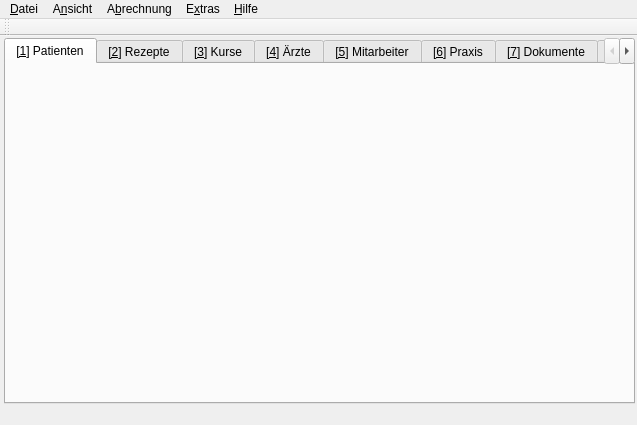
<?xml version="1.0" encoding="UTF-8"?>
<ui version="4.0">
 <class>openphysioClass</class>
 <widget class="QMainWindow" name="openphysioClass">
  <property name="geometry">
   <rect>
    <x>0</x>
    <y>0</y>
    <width>637</width>
    <height>425</height>
   </rect>
  </property>
  <property name="windowTitle">
   <string>OpenPhysio</string>
  </property>
  <property name="windowIcon">
   <iconset resource="images/images.qrc">
    <normaloff>:/favicon.png</normaloff>:/favicon.png</iconset>
  </property>
  <widget class="QWidget" name="centralwidget">
   <layout class="QGridLayout">
    <property name="leftMargin">
     <number>4</number>
    </property>
    <property name="topMargin">
     <number>0</number>
    </property>
    <property name="rightMargin">
     <number>2</number>
    </property>
    <property name="bottomMargin">
     <number>2</number>
    </property>
    <property name="horizontalSpacing">
     <number>2</number>
    </property>
    <property name="verticalSpacing">
     <number>0</number>
    </property>
    <item row="0" column="0">
     <widget class="QWidget" name="mainPanel" native="true">
      <layout class="QGridLayout" name="gridLayout_3">
       <property name="leftMargin">
        <number>0</number>
       </property>
       <property name="topMargin">
        <number>2</number>
       </property>
       <property name="rightMargin">
        <number>0</number>
       </property>
       <property name="bottomMargin">
        <number>0</number>
       </property>
       <item row="0" column="0">
        <widget class="QTabWidget" name="tabWidget">
         <property name="sizePolicy">
          <sizepolicy hsizetype="Expanding" vsizetype="Expanding">
           <horstretch>0</horstretch>
           <verstretch>0</verstretch>
          </sizepolicy>
         </property>
         <property name="currentIndex">
          <number>0</number>
         </property>
         <widget class="QWidget" name="tabPatients">
          <attribute name="title">
           <string>[&amp;1] Patienten</string>
          </attribute>
          <layout class="QGridLayout"/>
         </widget>
         <widget class="QWidget" name="tabReceipes">
          <attribute name="title">
           <string>[&amp;2] Rezepte</string>
          </attribute>
          <layout class="QGridLayout"/>
         </widget>
         <widget class="QWidget" name="tabCourses">
          <attribute name="title">
           <string>[&amp;3] Kurse</string>
          </attribute>
          <layout class="QGridLayout"/>
         </widget>
         <widget class="QWidget" name="tabPhysicians">
          <attribute name="title">
           <string>[&amp;4] Ärzte</string>
          </attribute>
          <layout class="QGridLayout"/>
         </widget>
         <widget class="QWidget" name="tabEmployees">
          <attribute name="title">
           <string>[&amp;5] Mitarbeiter</string>
          </attribute>
          <layout class="QGridLayout"/>
         </widget>
         <widget class="QWidget" name="tabPraxis">
          <attribute name="title">
           <string>[&amp;6] Praxis</string>
          </attribute>
          <layout class="QGridLayout"/>
         </widget>
         <widget class="QWidget" name="tabDocs">
          <attribute name="title">
           <string>[&amp;7] Dokumente</string>
          </attribute>
          <layout class="QGridLayout"/>
         </widget>
         <widget class="QWidget" name="tabCash">
          <attribute name="title">
           <string>[&amp;8] Kasse</string>
          </attribute>
          <layout class="QGridLayout"/>
         </widget>
        </widget>
       </item>
      </layout>
     </widget>
    </item>
   </layout>
  </widget>
  <widget class="QToolBar" name="mainToolBar">
   <property name="windowTitle">
    <string>OpenPhysio-Toolbar</string>
   </property>
   <attribute name="toolBarArea">
    <enum>TopToolBarArea</enum>
   </attribute>
   <attribute name="toolBarBreak">
    <bool>false</bool>
   </attribute>
  </widget>
  <widget class="QMenuBar" name="menubar">
   <property name="geometry">
    <rect>
     <x>0</x>
     <y>0</y>
     <width>637</width>
     <height>21</height>
    </rect>
   </property>
   <widget class="QMenu" name="menuDatei">
    <property name="title">
     <string>&amp;Datei</string>
    </property>
    <widget class="QMenu" name="menuNeu">
     <property name="title">
      <string>Neu ..</string>
     </property>
     <addaction name="actionNewReceipe"/>
     <addaction name="actionNewReceipePrivate"/>
     <addaction name="actionNewDate"/>
     <addaction name="actionNewPatient"/>
     <addaction name="actionNewCourse"/>
     <addaction name="actionNewPhysician"/>
     <addaction name="actionNewEmployee"/>
    </widget>
    <addaction name="menuNeu"/>
    <addaction name="actionChangeRole"/>
    <addaction name="actionQuit"/>
   </widget>
   <widget class="QMenu" name="menuHilfe">
    <property name="title">
     <string>&amp;Hilfe</string>
    </property>
    <addaction name="actionHelp"/>
    <addaction name="actionAbout"/>
   </widget>
   <widget class="QMenu" name="menuView">
    <property name="title">
     <string>A&amp;nsicht</string>
    </property>
    <addaction name="actionSwitchView"/>
    <addaction name="separator"/>
   </widget>
   <widget class="QMenu" name="menuExtras">
    <property name="title">
     <string>E&amp;xtras</string>
    </property>
    <addaction name="actionBackup"/>
    <addaction name="actionStatistics"/>
   </widget>
   <widget class="QMenu" name="menuBill">
    <property name="title">
     <string>A&amp;brechnung</string>
    </property>
    <addaction name="actionReceipes"/>
   </widget>
   <addaction name="menuDatei"/>
   <addaction name="menuView"/>
   <addaction name="menuBill"/>
   <addaction name="menuExtras"/>
   <addaction name="menuHilfe"/>
  </widget>
  <widget class="QStatusBar" name="statusbar">
   <property name="sizeGripEnabled">
    <bool>false</bool>
   </property>
   <widget class="QLabel" name="statLab">
    <property name="geometry">
     <rect>
      <x>0</x>
      <y>0</y>
      <width>1400</width>
      <height>30</height>
     </rect>
    </property>
    <property name="text">
     <string/>
    </property>
    <property name="alignment">
     <set>Qt::AlignLeading|Qt::AlignLeft|Qt::AlignTop</set>
    </property>
   </widget>
  </widget>
  <action name="actionQuit">
   <property name="icon">
    <iconset resource="images/images.qrc">
     <normaloff>:/exit.png</normaloff>:/exit.png</iconset>
   </property>
   <property name="text">
    <string>Beenden</string>
   </property>
  </action>
  <action name="actionHelp">
   <property name="icon">
    <iconset resource="images/images.qrc">
     <normaloff>:/help.png</normaloff>:/help.png</iconset>
   </property>
   <property name="text">
    <string>Programmhilfe</string>
   </property>
  </action>
  <action name="actionAbout">
   <property name="icon">
    <iconset resource="images/images.qrc">
     <normaloff>:/info.png</normaloff>:/info.png</iconset>
   </property>
   <property name="text">
    <string>Über OpenPhysio ..</string>
   </property>
  </action>
  <action name="actionSwitchView">
   <property name="icon">
    <iconset resource="images/images.qrc">
     <normaloff>:/termine.png</normaloff>:/termine.png</iconset>
   </property>
   <property name="text">
    <string>Terminplaner</string>
   </property>
  </action>
  <action name="actionBackup">
   <property name="icon">
    <iconset resource="images/images.qrc">
     <normaloff>:/backup.png</normaloff>:/backup.png</iconset>
   </property>
   <property name="text">
    <string>Datensicherung ..</string>
   </property>
  </action>
  <action name="actionStatistics">
   <property name="icon">
    <iconset resource="images/images.qrc">
     <normaloff>:/stat.png</normaloff>:/stat.png</iconset>
   </property>
   <property name="text">
    <string>Statistiken ..</string>
   </property>
  </action>
  <action name="actionReceipes">
   <property name="icon">
    <iconset resource="images/images.qrc">
     <normaloff>:/abrechnung.png</normaloff>:/abrechnung.png</iconset>
   </property>
   <property name="text">
    <string>Kassenrezepte</string>
   </property>
  </action>
  <action name="actionNewReceipe">
   <property name="icon">
    <iconset resource="images/images.qrc">
     <normaloff>:/new.png</normaloff>:/new.png</iconset>
   </property>
   <property name="text">
    <string>Kassenrezept</string>
   </property>
  </action>
  <action name="actionNewDate">
   <property name="icon">
    <iconset resource="images/images.qrc">
     <normaloff>:/termine.png</normaloff>:/termine.png</iconset>
   </property>
   <property name="text">
    <string>Termin</string>
   </property>
  </action>
  <action name="actionNewPatient">
   <property name="icon">
    <iconset resource="images/images.qrc">
     <normaloff>:/new_user.png</normaloff>:/new_user.png</iconset>
   </property>
   <property name="text">
    <string>Patient</string>
   </property>
  </action>
  <action name="actionNewCourse">
   <property name="icon">
    <iconset resource="images/images.qrc">
     <normaloff>:/new.png</normaloff>:/new.png</iconset>
   </property>
   <property name="text">
    <string> Kurs</string>
   </property>
  </action>
  <action name="actionNewPhysician">
   <property name="icon">
    <iconset resource="images/images.qrc">
     <normaloff>:/physician_add.png</normaloff>:/physician_add.png</iconset>
   </property>
   <property name="text">
    <string>Arzt</string>
   </property>
  </action>
  <action name="actionNewEmployee">
   <property name="icon">
    <iconset resource="images/images.qrc">
     <normaloff>:/group.png</normaloff>:/group.png</iconset>
   </property>
   <property name="text">
    <string>Mitarbeiter</string>
   </property>
  </action>
  <action name="actionChangeRole">
   <property name="icon">
    <iconset resource="images/images.qrc">
     <normaloff>:/roles.png</normaloff>:/roles.png</iconset>
   </property>
   <property name="text">
    <string>Rolle wechseln ..</string>
   </property>
  </action>
  <action name="actionNewReceipePrivate">
   <property name="icon">
    <iconset resource="images/images.qrc">
     <normaloff>:/new_private.png</normaloff>:/new_private.png</iconset>
   </property>
   <property name="text">
    <string>Privatrezept</string>
   </property>
  </action>
 </widget>
 <resources>
  <include location="images/images.qrc"/>
 </resources>
 <connections/>
</ui>
